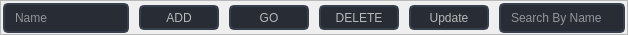
                    <widget class="QFrame" name="row1_attendace">
                     <property name="minimumSize">
                      <size>
                       <width>0</width>
                       <height>35</height>
                      </size>
                     </property>
                     <property name="maximumSize">
                      <size>
                       <width>16777215</width>
                       <height>35</height>
                      </size>
                     </property>
                     <property name="sizeIncrement">
                      <size>
                       <width>0</width>
                       <height>0</height>
                      </size>
                     </property>
                     <property name="styleSheet">
                      <string notr="true">



QDoubleSpinBox{

	background-color: rgb(40, 44, 52);
padding-left: 10px;
padding-right: 10px;
	color: rgb(147, 147, 147);
font: 10pt &quot;Arial&quot;;
border-radius: 5px;
	color: rgb(184, 184, 184);
border:2px solid ;
	border-color: rgb(55, 63, 77);

}

QDoubleSpinBox:hover{
	background-color: rgb(33, 37, 43);
	color: rgb(147, 147, 147);
font: 10pt &quot;Arial&quot;;
border-radius: 5px;
color: rgb(255, 255, 255);
border:2px solid ;
	border-color: rgb(189, 147, 249);
;}





QDoubleSpinBox::up-arrow
{
	
		border:0px solid ;
	border-color: rgb(255, 0, 255);
	background-image: url(:/newPrefix/icons/cil-plus.png);
	background-position: center;


}


QDoubleSpinBox::down-arrow
{
		border:0px solid ;
	border-color: rgb(38, 42, 50);
	background-position: center;
	background-repeat: no-reperat;
	background-image: url(:/newPrefix/icons/icon_minimize.png);


}

QDateTimeEdit{
padding-left: 8px;
padding-right: 8px;

	background-color: rgb(40, 44, 52);

	color: rgb(147, 147, 147);
font: 10pt &quot;Arial&quot;;
border-radius: 5px;
	color: rgb(184, 184, 184);
border:2px solid ;
	border-color: rgb(55, 63, 77);

}

QDateTimeEdit:hover{
padding-left: 8px;
padding-right: 8px;
	background-color: rgb(33, 37, 43);
	color: rgb(147, 147, 147);
font: 10pt &quot;Arial&quot;;
border-radius: 5px;
color: rgb(255, 255, 255);
border:2px solid ;
	border-color: rgb(189, 147, 249);
;}





QDateTimeEdit::up-arrow
{
	
		border:0px solid ;
	border-color: rgb(255, 0, 255);
	background-image: url(:/newPrefix/icons/cil-plus.png);
	background-position: center;



}


QDateTimeEdit::down-arrow
{
		border:0px solid ;
	border-color: rgb(38, 42, 50);

	background-position: center;
	background-repeat: no-reperat;
	background-image: url(:/newPrefix/icons/icon_minimize.png);


}



QPushButton{
	background-color: rgb(40, 44, 52);

padding-left: 10px;
padding-right: 10px;
	color: rgb(147, 147, 147);
font: 10pt &quot;Arial&quot;;
border-radius: 5px;
	color: rgb(184, 184, 184);
border:2px solid ;
	border-color: rgb(55, 63, 77);
}


QPushButton:hover{
	background-color: rgb(33, 37, 43);
padding-left: 10px;
padding-right: 10px;
	color: rgb(147, 147, 147);
font: 10pt &quot;Arial&quot;;
border-radius: 5px;
color: rgb(255, 255, 255);
border:2px solid ;
	border-color: rgb(189, 147, 249);
}

QComboBox{
padding-left: 10px;
padding-right: 10px;
	background-color: rgb(40, 44, 52);
	color: rgb(147, 147, 147);
font: 10pt &quot;Arial&quot;;
border-radius: 5px;
	color: rgb(184, 184, 184);
border:2px solid ;
	border-color: rgb(55, 63, 77);
}



QComboBox:hover{
padding-left: 10px;
padding-right: 10px;
	background-color: rgb(33, 37, 43);
	color: rgb(147, 147, 147);
font: 10pt &quot;Arial&quot;;
border-radius: 5px;
color: rgb(255, 255, 255);
border:2px solid ;
	border-color: rgb(189, 147, 249);
;}

QComboBox::drop-down {

	subcontrol-origin: padding;
	subcontrol-position: top right;
	width: 25px; 
	border-left-width: 3px;
	border-color: rgb(55, 63, 77);
	border-left-style: solid;
	border-top-right-radius: 3px;
	border-bottom-right-radius: 3px;	
	
	background-image: url(:/newPrefix/icons/cil-arrow-bottom.png);
	background-position: center;
	background-repeat: no-reperat;
 }
QComboBox QAbstractItemView {
border:2px solid ;
	border-color: rgb(48, 55, 67);
	color: rgb(255, 121, 198);	
	background-color: rgb(33, 37, 43);
	padding: 10px;
	selection-background-color: rgb(49, 56, 68);
	selection-color: rgb(33, 37, 43);
}
QLabel
{
font: 8pt &quot;MS Shell Dlg 2&quot;;
	color: rgb(189, 147, 249);
background-color: rgb(40, 44, 52);
border-color: rgb(40, 44, 52);
}

/* /////////////////////////////////////////////////////////////////////////////////////////////////
 */
QCheckBox {
	background-color: rgb(40, 44, 52);
font: 10pt &quot;Arial&quot;;
border-radius: 5px;
	color: rgb(190, 190, 190);
border:2px solid ;
	border-color: rgb(55, 63, 77);
}
QCheckBox:hover {
	background-color: rgb(33, 37, 43);
	color: rgb(147, 147, 147);
font: 10pt &quot;Arial&quot;;
border-radius: 5px;
color: rgb(255, 255, 255);
border:2px solid ;
	border-color: rgb(189, 147, 249);
}

QCheckBox:focus {
	background-color: rgb(40, 44, 52);
	color: rgb(147, 147, 147);
font: 10pt &quot;Arial&quot;;
border-radius: 5px;
color: rgb(255, 255, 255);
	border:2px solid ;
	border-color: rgb(55, 63, 77);
}




QDateEdit{
padding-left: 8px;
padding-right: 8px;

	background-color: rgb(40, 44, 52);

	color: rgb(147, 147, 147);
font: 10pt &quot;Arial&quot;;
border-radius: 5px;
	color: rgb(184, 184, 184);
border:2px solid ;
	border-color: rgb(55, 63, 77);

}

QDateEdit:hover{
padding-left: 8px;
padding-right: 8px;
	background-color: rgb(33, 37, 43);
	color: rgb(147, 147, 147);
font: 10pt &quot;Arial&quot;;
border-radius: 5px;
color: rgb(255, 255, 255);
border:2px solid ;
	border-color: rgb(189, 147, 249);
;}





QDateEdit::up-arrow
{
	
		border:0px solid ;
	border-color: rgb(255, 0, 255);
	background-image: url(:/newPrefix/icons/cil-plus.png);
	background-position: center;



}


QDateTimeEdit::down-arrow
{
		border:0px solid ;
	border-color: rgb(38, 42, 50);
	background-position: center;
	background-repeat: no-reperat;
	background-image: url(:/newPrefix/icons/icon_minimize.png);


}








/* /////////////////////////////////////////////////////////////////////////////////////////////////
LineEdit */
QLineEdit {
padding-left: 8px;
padding-right: 8px;
	background-color: rgb(40, 44, 52);
	color: rgb(222, 222, 222);
font: 10pt &quot;Arial&quot;;
border-radius: 5px;
color: rgb(255, 255, 255);
border:2px solid ;
	
	border-color: rgb(55, 63, 77);
}
QLineEdit:hover {
padding-left: 8px;
padding-right: 8px;
	background-color: rgb(33, 37, 43);
	color: rgb(255, 255, 255);
font: 10pt &quot;Arial&quot;;
border-radius: 5px;
color: rgb(255, 255, 255);
border:2px solid ;
	border-color: rgb(55, 63, 77);
}

QLineEdit:focus {
	background-color: rgb(40, 44, 52);
	color: rgb(255, 255, 255);
font: 10pt &quot;Arial&quot;;
border-radius: 10px;
color: rgb(255, 255, 255);
border:2px solid ;
	border-color: rgb(55, 63, 77);
	border-bottom-color: rgb(189, 147, 249);
}
/*##############################################
########################################*/</string>
                     </property>
                     <property name="frameShape">
                      <enum>QFrame::StyledPanel</enum>
                     </property>
                     <property name="frameShadow">
                      <enum>QFrame::Raised</enum>
                     </property>
                     <layout class="QHBoxLayout" name="horizontalLayout_21">
                      <property name="spacing">
                       <number>10</number>
                      </property>
                      <property name="leftMargin">
                       <number>2</number>
                      </property>
                      <property name="topMargin">
                       <number>2</number>
                      </property>
                      <property name="rightMargin">
                       <number>2</number>
                      </property>
                      <property name="bottomMargin">
                       <number>2</number>
                      </property>
                      <item>
                       <widget class="QLineEdit" name="le_name">
                        <property name="minimumSize">
                         <size>
                          <width>100</width>
                          <height>30</height>
                         </size>
                        </property>
                        <property name="maximumSize">
                         <size>
                          <width>16777215</width>
                          <height>30</height>
                         </size>
                        </property>
                        <property name="styleSheet">
                         <string notr="true"/>
                        </property>
                        <property name="text">
                         <string/>
                        </property>
                        <property name="placeholderText">
                         <string>Name</string>
                        </property>
                        <property name="cursorMoveStyle">
                         <enum>Qt::LogicalMoveStyle</enum>
                        </property>
                        <property name="clearButtonEnabled">
                         <bool>true</bool>
                        </property>
                       </widget>
                      </item>
                      <item>
                       <widget class="QPushButton" name="btn_add">
                        <property name="minimumSize">
                         <size>
                          <width>80</width>
                          <height>25</height>
                         </size>
                        </property>
                        <property name="maximumSize">
                         <size>
                          <width>767676</width>
                          <height>25</height>
                         </size>
                        </property>
                        <property name="styleSheet">
                         <string notr="true"/>
                        </property>
                        <property name="text">
                         <string>ADD</string>
                        </property>
                       </widget>
                      </item>
                      <item>
                       <widget class="QPushButton" name="btn_go">
                        <property name="minimumSize">
                         <size>
                          <width>80</width>
                          <height>25</height>
                         </size>
                        </property>
                        <property name="maximumSize">
                         <size>
                          <width>767676</width>
                          <height>25</height>
                         </size>
                        </property>
                        <property name="styleSheet">
                         <string notr="true"/>
                        </property>
                        <property name="text">
                         <string>GO</string>
                        </property>
                       </widget>
                      </item>
                      <item>
                       <widget class="QPushButton" name="btn_delete_home">
                        <property name="minimumSize">
                         <size>
                          <width>80</width>
                          <height>25</height>
                         </size>
                        </property>
                        <property name="maximumSize">
                         <size>
                          <width>767676</width>
                          <height>25</height>
                         </size>
                        </property>
                        <property name="styleSheet">
                         <string notr="true"/>
                        </property>
                        <property name="text">
                         <string>DELETE</string>
                        </property>
                       </widget>
                      </item>
                      <item>
                       <widget class="QPushButton" name="btn_update_home">
                        <property name="minimumSize">
                         <size>
                          <width>80</width>
                          <height>25</height>
                         </size>
                        </property>
                        <property name="maximumSize">
                         <size>
                          <width>767676</width>
                          <height>25</height>
                         </size>
                        </property>
                        <property name="styleSheet">
                         <string notr="true"/>
                        </property>
                        <property name="text">
                         <string>Update</string>
                        </property>
                       </widget>
                      </item>
                      <item>
                       <widget class="QLineEdit" name="le_search_home">
                        <property name="minimumSize">
                         <size>
                          <width>100</width>
                          <height>30</height>
                         </size>
                        </property>
                        <property name="maximumSize">
                         <size>
                          <width>16777215</width>
                          <height>30</height>
                         </size>
                        </property>
                        <property name="styleSheet">
                         <string notr="true"/>
                        </property>
                        <property name="text">
                         <string/>
                        </property>
                        <property name="placeholderText">
                         <string>Search By Name</string>
                        </property>
                        <property name="cursorMoveStyle">
                         <enum>Qt::LogicalMoveStyle</enum>
                        </property>
                        <property name="clearButtonEnabled">
                         <bool>true</bool>
                        </property>
                       </widget>
                      </item>
                     </layout>
                    </widget>
